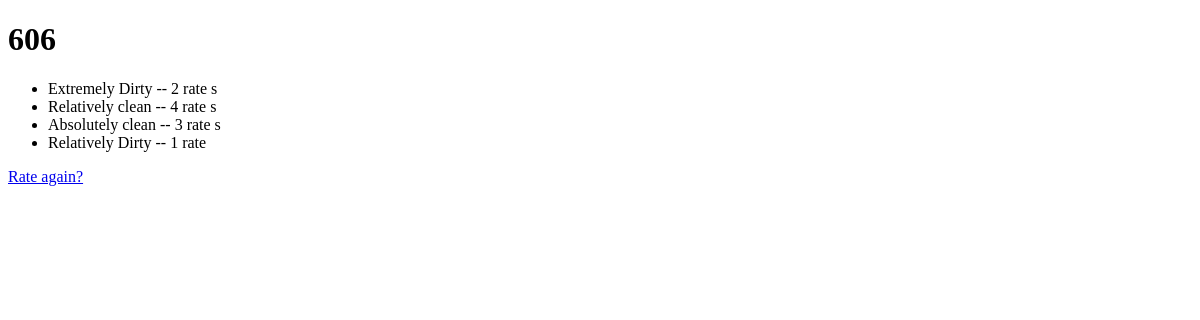
The page /task/1/results/ on the database as committed earlier.
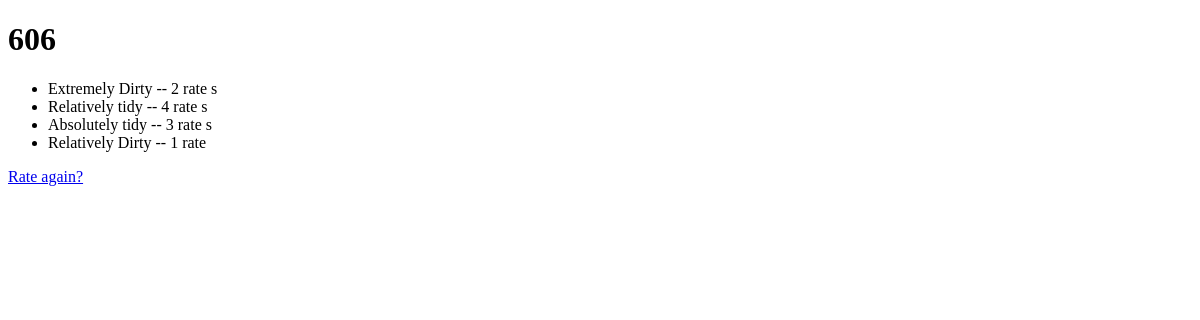
The same page on the database as committed later.
### task/models.py (models this page shows, shortened)
class Status(models.Model):
    room = models.ForeignKey(Room, on_delete=models.CASCADE)
    status_text = models.CharField(max_length=200)
    rates = models.IntegerField(default=0)
    class Meta:
        verbose_name_plural = 'Status'

### task/views.py (the view)
# urls.py: path('<int:pk>/results/', views.ResultsView.as_view(), name='results'),
class ResultsView(generic.DetailView):
    model = Room
    template_name = 'task/results.html'

### task/templates/task/results.html (shortened to what this page needs)
<!DOCTYPE html>
<html lang="en" dir="ltr">
  <head>
  </head>
  <body>
    <h1>{{ room.room_text}}</h1>
    <ul>
      {% for status in room.status_set.all %}
        <li>{{ status.status_text }} -- {{ status.rates }} rate {{ status.rates|pluralize }}</li>
      {% endfor %}
    </ul>
    <a href="{% url 'task:detail' room.id %}">Rate again?</a>
  </body>
</html>

Rows that differ between the two databases and show on the page:
changed Status: status_text "Relatively clean" → "Relatively tidy"
changed Status: status_text "Absolutely clean" → "Absolutely tidy"
